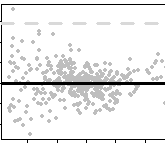

Recreate this plot in R.
biocPackage<-function (pkg) {if (!require(pkg, character.only = TRUE)) {source("http://bioconductor.org/biocLite.R"); biocLite(pkg);require(pkg, character.only = TRUE)}}
biocPackage("tweeDEseq")
biocPackage("edgeR")

# input_table <- read.csv("C:/Users/hexu/Desktop/VisRSeq/VisRSeq/data/counts_tab.txt",sep = "\t")
# input_table <- input_table[1:100,]
# input_columns <- c("CT.PA.1","CT.PA.2","KD.PA.3","KD.PA.4") #,"CT.SI.5","KD.SI.6","CT.SI.7")
# # input_sample1 <- c("CT.PA.1","CT.PA.2")
# # input_sample2 <- c("KD.PA.3","KD.PA.4")
# #input_precon <- "1,1,2,2"
# input_pregroup = "1,2,1,2"

# input_method = c("TMM", "cqn")[1]
# input_commondisp = FALSE
# input_priordf = 8
# 
# input_cpmcutoff = 0.5
# input_nsamplescutoff = 2
# input_meancpmcutoff = 0
# 
# input_log2fc = log2(1.5)
# input_fdr = 0.05


visr.applyParameters()

par(mfrow=c(2,2), mar=c(4, 5, 3, 2))

input_group = as.factor(as.character(eval(parse(text = paste("c(",input_pregroup,")")))))
if(length(input_columns) != length(input_group)) error_message<-"the number of samples is different from the number of treatment conditions specified in group"
test <- eval(parse(text = paste("c(",input_pregroup,")")))
if(identical(test[duplicated(test)], numeric(0))) error_message <- "There are no replicates in the data."

data <- normalizeCounts(input_table[,input_columns], input_group, method = input_method, common.disp = input_commondisp, prior.df = input_priordf)
print(capture.output(cat("\nnormalize the initial table to remove technical biases\n")),collapse='\n') 
print(capture.output(cat("\ndataset dimension\n")),collapse='\n') 
print(capture.output(dim(data)),collapse='\n')

data <- filterCounts(data, cpm.cutoff = input_cpmcutoff, n.samples.cutoff = input_nsamplescutoff, mean.cpm.cutoff = input_meancpmcutoff)
print(capture.output(cat("\nfilter out genes with very low espression\n")),collapse='\n') 
print(capture.output(cat("\ndataset dimension\n")),collapse='\n') 
print(capture.output(dim(data)),collapse='\n')

# show us by default the top 6 genes ranked by P-value including information on
# the magnitude of the fold-change in log2 scale (log2fc), overall mean expression in counts
# (overallMean), mean expression in counts for each sample group, raw P-value (pval) and the
# Benjamini-Hochberg (FDR) adjusted P-value (pval.adjust)

resPT <- tweeDE(data, group = input_group)

print(resPT)

output_overallMean <- resPT$overallMean
output_mean1 <- resPT$X1
output_mean2 <- resPT$X2
output_log2FoldChange <- resPT$log2fc
output_stat <- resPT$stat
output_pvalue <- resPT$pval
output_padj <- resPT$pval.adjust
output_cluster <- ifelse(output_padj < input_fdr, ifelse(output_log2FoldChange < 0, -1, 1), 0)
output_cluster[is.na(output_cluster)] = 0

# Histogram of p-values 
hist(output_padj, breaks=100, col="skyblue", border="slateblue", main="Histogram of p-values") 
## barplot
counts<-prop.table(table((output_cluster)))*length(output_cluster)
bplt<-barplot(counts, main="tweeDEseq Summary")
text(y= counts, x= bplt, labels=as.character(counts), xpd=TRUE, adj=c(0.5,0))

print(capture.output(cat("\nsummary\n")),collapse='\n') 
print(capture.output(print(counts)),collapse='\n')

# allows us to call differentially expressed a subset of gene meeting
# cutoffs on the minimum magnitude of the fold-change and maximum FDR and store that subset
# in a data.frame object

deGenes <- print(resPT, n=Inf, log2f.cutoff=input_log2fc, pval.adjust.cutoff=input_fdr, print=FALSE)

dim(deGenes)

 hl <- list(list(genes=rownames(deGenes), pch=1, col="red", lwd=2, cex=1.5), list(genes=rownames(resPT), pch=21, col="blue", bg="blue", cex=0.7))
#   list(genes=XiEgenes, pch=21, col="skyblue", bg="skyblue", cex=0.7),
         

MAplot(resPT, cex=0.7, highlight=hl, log2fc.cutoff=input_log2fc, main="MA-plot")
Vplot(resPT, cex=0.7, highlight=hl,log2fc.cutoff=input_log2fc,pval.adjust.cutoff=input_fdr, main="Volcano plot")

# mod <- glmPT(data ~ input_group)
# mod
# summary(mod)
# anova(mod)
# 
# 
# resPTglm <- tweeDEglm( ~ input_group, counts = data)
# head(resPTglm[sort(resPTglm$pval.adjust, index.return = TRUE)$ix,])
# 
# # performs conditional quantile normalization in order to remove possibly existing bias arising from differences in GC content or gene lengths.
# tweeDEglm( ~ input_group, counts = data,offset = cqn.subset$offset)
